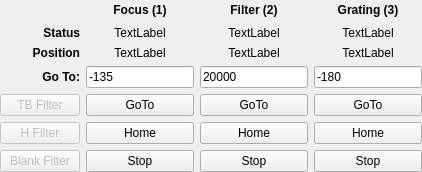
          <widget class="QWidget" name="tab_3">
           <attribute name="title">
            <string>Motor Control</string>
           </attribute>
           <layout class="QGridLayout" name="gridLayout_12">
            <property name="leftMargin">
             <number>0</number>
            </property>
            <property name="topMargin">
             <number>0</number>
            </property>
            <property name="rightMargin">
             <number>0</number>
            </property>
            <property name="bottomMargin">
             <number>0</number>
            </property>
            <item row="0" column="1">
             <layout class="QGridLayout" name="gridLayout_11">
              <item row="2" column="0">
               <widget class="QLabel" name="label_42">
                <property name="sizePolicy">
                 <sizepolicy hsizetype="Expanding" vsizetype="Maximum">
                  <horstretch>0</horstretch>
                  <verstretch>0</verstretch>
                 </sizepolicy>
                </property>
                <property name="maximumSize">
                 <size>
                  <width>16777215</width>
                  <height>25</height>
                 </size>
                </property>
                <property name="font">
                 <font>
                  <weight>75</weight>
                  <bold>true</bold>
                 </font>
                </property>
                <property name="text">
                 <string>Position</string>
                </property>
                <property name="alignment">
                 <set>Qt::AlignRight|Qt::AlignTrailing|Qt::AlignVCenter</set>
                </property>
               </widget>
              </item>
              <item row="4" column="1">
               <widget class="QPushButton" name="FocusGoTo">
                <property name="sizePolicy">
                 <sizepolicy hsizetype="Expanding" vsizetype="Maximum">
                  <horstretch>0</horstretch>
                  <verstretch>0</verstretch>
                 </sizepolicy>
                </property>
                <property name="maximumSize">
                 <size>
                  <width>300</width>
                  <height>25</height>
                 </size>
                </property>
                <property name="text">
                 <string>GoTo</string>
                </property>
               </widget>
              </item>
              <item row="3" column="0">
               <widget class="QLabel" name="label_44">
                <property name="sizePolicy">
                 <sizepolicy hsizetype="Expanding" vsizetype="Maximum">
                  <horstretch>0</horstretch>
                  <verstretch>0</verstretch>
                 </sizepolicy>
                </property>
                <property name="maximumSize">
                 <size>
                  <width>16777215</width>
                  <height>25</height>
                 </size>
                </property>
                <property name="font">
                 <font>
                  <weight>75</weight>
                  <bold>true</bold>
                 </font>
                </property>
                <property name="text">
                 <string>Go To:</string>
                </property>
                <property name="alignment">
                 <set>Qt::AlignRight|Qt::AlignTrailing|Qt::AlignVCenter</set>
                </property>
               </widget>
              </item>
              <item row="0" column="1">
               <widget class="QLabel" name="label_39">
                <property name="sizePolicy">
                 <sizepolicy hsizetype="Expanding" vsizetype="Maximum">
                  <horstretch>0</horstretch>
                  <verstretch>0</verstretch>
                 </sizepolicy>
                </property>
                <property name="minimumSize">
                 <size>
                  <width>0</width>
                  <height>20</height>
                 </size>
                </property>
                <property name="font">
                 <font>
                  <weight>75</weight>
                  <bold>true</bold>
                 </font>
                </property>
                <property name="text">
                 <string>Focus (1)</string>
                </property>
                <property name="alignment">
                 <set>Qt::AlignCenter</set>
                </property>
               </widget>
              </item>
              <item row="0" column="2">
               <widget class="QLabel" name="label_40">
                <property name="sizePolicy">
                 <sizepolicy hsizetype="Expanding" vsizetype="Maximum">
                  <horstretch>0</horstretch>
                  <verstretch>0</verstretch>
                 </sizepolicy>
                </property>
                <property name="minimumSize">
                 <size>
                  <width>0</width>
                  <height>20</height>
                 </size>
                </property>
                <property name="font">
                 <font>
                  <weight>75</weight>
                  <bold>true</bold>
                 </font>
                </property>
                <property name="text">
                 <string>Filter (2)</string>
                </property>
                <property name="alignment">
                 <set>Qt::AlignCenter</set>
                </property>
               </widget>
              </item>
              <item row="1" column="0">
               <widget class="QLabel" name="label_43">
                <property name="sizePolicy">
                 <sizepolicy hsizetype="Expanding" vsizetype="Maximum">
                  <horstretch>0</horstretch>
                  <verstretch>0</verstretch>
                 </sizepolicy>
                </property>
                <property name="maximumSize">
                 <size>
                  <width>16777215</width>
                  <height>25</height>
                 </size>
                </property>
                <property name="font">
                 <font>
                  <weight>75</weight>
                  <bold>true</bold>
                 </font>
                </property>
                <property name="text">
                 <string>Status</string>
                </property>
                <property name="alignment">
                 <set>Qt::AlignRight|Qt::AlignTrailing|Qt::AlignVCenter</set>
                </property>
               </widget>
              </item>
              <item row="0" column="3">
               <widget class="QLabel" name="label_41">
                <property name="sizePolicy">
                 <sizepolicy hsizetype="Expanding" vsizetype="Maximum">
                  <horstretch>0</horstretch>
                  <verstretch>0</verstretch>
                 </sizepolicy>
                </property>
                <property name="minimumSize">
                 <size>
                  <width>0</width>
                  <height>20</height>
                 </size>
                </property>
                <property name="font">
                 <font>
                  <weight>75</weight>
                  <bold>true</bold>
                 </font>
                </property>
                <property name="text">
                 <string>Grating (3)</string>
                </property>
                <property name="alignment">
                 <set>Qt::AlignCenter</set>
                </property>
               </widget>
              </item>
              <item row="5" column="1">
               <widget class="QPushButton" name="FocusHome">
                <property name="sizePolicy">
                 <sizepolicy hsizetype="Expanding" vsizetype="Maximum">
                  <horstretch>0</horstretch>
                  <verstretch>0</verstretch>
                 </sizepolicy>
                </property>
                <property name="maximumSize">
                 <size>
                  <width>300</width>
                  <height>25</height>
                 </size>
                </property>
                <property name="text">
                 <string>Home</string>
                </property>
               </widget>
              </item>
              <item row="4" column="2">
               <widget class="QPushButton" name="FilterGoTo">
                <property name="sizePolicy">
                 <sizepolicy hsizetype="Expanding" vsizetype="Maximum">
                  <horstretch>0</horstretch>
                  <verstretch>0</verstretch>
                 </sizepolicy>
                </property>
                <property name="maximumSize">
                 <size>
                  <width>300</width>
                  <height>25</height>
                 </size>
                </property>
                <property name="text">
                 <string>GoTo</string>
                </property>
               </widget>
              </item>
              <item row="5" column="2">
               <widget class="QPushButton" name="FilterHome">
                <property name="sizePolicy">
                 <sizepolicy hsizetype="Expanding" vsizetype="Maximum">
                  <horstretch>0</horstretch>
                  <verstretch>0</verstretch>
                 </sizepolicy>
                </property>
                <property name="maximumSize">
                 <size>
                  <width>300</width>
                  <height>25</height>
                 </size>
                </property>
                <property name="text">
                 <string>Home</string>
                </property>
               </widget>
              </item>
              <item row="4" column="3">
               <widget class="QPushButton" name="GratingGoTo">
                <property name="sizePolicy">
                 <sizepolicy hsizetype="Expanding" vsizetype="Maximum">
                  <horstretch>0</horstretch>
                  <verstretch>0</verstretch>
                 </sizepolicy>
                </property>
                <property name="maximumSize">
                 <size>
                  <width>300</width>
                  <height>25</height>
                 </size>
                </property>
                <property name="text">
                 <string>GoTo</string>
                </property>
               </widget>
              </item>
              <item row="5" column="3">
               <widget class="QPushButton" name="GratingHome">
                <property name="sizePolicy">
                 <sizepolicy hsizetype="Expanding" vsizetype="Maximum">
                  <horstretch>0</horstretch>
                  <verstretch>0</verstretch>
                 </sizepolicy>
                </property>
                <property name="maximumSize">
                 <size>
                  <width>300</width>
                  <height>25</height>
                 </size>
                </property>
                <property name="text">
                 <string>Home</string>
                </property>
               </widget>
              </item>
              <item row="6" column="1">
               <widget class="QPushButton" name="FocusStop">
                <property name="sizePolicy">
                 <sizepolicy hsizetype="Expanding" vsizetype="Maximum">
                  <horstretch>0</horstretch>
                  <verstretch>0</verstretch>
                 </sizepolicy>
                </property>
                <property name="maximumSize">
                 <size>
                  <width>300</width>
                  <height>25</height>
                 </size>
                </property>
                <property name="text">
                 <string>Stop</string>
                </property>
               </widget>
              </item>
              <item row="6" column="2">
               <widget class="QPushButton" name="FilterStop">
                <property name="sizePolicy">
                 <sizepolicy hsizetype="Expanding" vsizetype="Maximum">
                  <horstretch>0</horstretch>
                  <verstretch>0</verstretch>
                 </sizepolicy>
                </property>
                <property name="maximumSize">
                 <size>
                  <width>300</width>
                  <height>25</height>
                 </size>
                </property>
                <property name="text">
                 <string>Stop</string>
                </property>
               </widget>
              </item>
              <item row="6" column="3">
               <widget class="QPushButton" name="GratingStop">
                <property name="sizePolicy">
                 <sizepolicy hsizetype="Expanding" vsizetype="Maximum">
                  <horstretch>0</horstretch>
                  <verstretch>0</verstretch>
                 </sizepolicy>
                </property>
                <property name="maximumSize">
                 <size>
                  <width>300</width>
                  <height>25</height>
                 </size>
                </property>
                <property name="text">
                 <string>Stop</string>
                </property>
               </widget>
              </item>
              <item row="3" column="1">
               <widget class="QLineEdit" name="FocusStep">
                <property name="sizePolicy">
                 <sizepolicy hsizetype="Expanding" vsizetype="Maximum">
                  <horstretch>0</horstretch>
                  <verstretch>0</verstretch>
                 </sizepolicy>
                </property>
                <property name="maximumSize">
                 <size>
                  <width>16777215</width>
                  <height>25</height>
                 </size>
                </property>
                <property name="text">
                 <string>-135</string>
                </property>
               </widget>
              </item>
              <item row="3" column="2">
               <widget class="QLineEdit" name="FilterStep">
                <property name="sizePolicy">
                 <sizepolicy hsizetype="Expanding" vsizetype="Maximum">
                  <horstretch>0</horstretch>
                  <verstretch>0</verstretch>
                 </sizepolicy>
                </property>
                <property name="maximumSize">
                 <size>
                  <width>16777215</width>
                  <height>25</height>
                 </size>
                </property>
                <property name="text">
                 <string>20000</string>
                </property>
               </widget>
              </item>
              <item row="3" column="3">
               <widget class="QLineEdit" name="GratingStep">
                <property name="sizePolicy">
                 <sizepolicy hsizetype="Expanding" vsizetype="Maximum">
                  <horstretch>0</horstretch>
                  <verstretch>0</verstretch>
                 </sizepolicy>
                </property>
                <property name="maximumSize">
                 <size>
                  <width>16777215</width>
                  <height>25</height>
                 </size>
                </property>
                <property name="text">
                 <string>-180</string>
                </property>
               </widget>
              </item>
              <item row="1" column="1">
               <widget class="QLabel" name="FocusStatus">
                <property name="sizePolicy">
                 <sizepolicy hsizetype="Expanding" vsizetype="Maximum">
                  <horstretch>0</horstretch>
                  <verstretch>0</verstretch>
                 </sizepolicy>
                </property>
                <property name="maximumSize">
                 <size>
                  <width>16777215</width>
                  <height>25</height>
                 </size>
                </property>
                <property name="text">
                 <string>TextLabel</string>
                </property>
                <property name="alignment">
                 <set>Qt::AlignCenter</set>
                </property>
               </widget>
              </item>
              <item row="2" column="1">
               <widget class="QLabel" name="FocusPosition">
                <property name="sizePolicy">
                 <sizepolicy hsizetype="Expanding" vsizetype="Maximum">
                  <horstretch>0</horstretch>
                  <verstretch>0</verstretch>
                 </sizepolicy>
                </property>
                <property name="maximumSize">
                 <size>
                  <width>16777215</width>
                  <height>25</height>
                 </size>
                </property>
                <property name="text">
                 <string>TextLabel</string>
                </property>
                <property name="alignment">
                 <set>Qt::AlignCenter</set>
                </property>
               </widget>
              </item>
              <item row="1" column="2">
               <widget class="QLabel" name="FilterStatus">
                <property name="sizePolicy">
                 <sizepolicy hsizetype="Expanding" vsizetype="Maximum">
                  <horstretch>0</horstretch>
                  <verstretch>0</verstretch>
                 </sizepolicy>
                </property>
                <property name="maximumSize">
                 <size>
                  <width>16777215</width>
                  <height>25</height>
                 </size>
                </property>
                <property name="text">
                 <string>TextLabel</string>
                </property>
                <property name="alignment">
                 <set>Qt::AlignCenter</set>
                </property>
               </widget>
              </item>
              <item row="2" column="2">
               <widget class="QLabel" name="FilterPosition">
                <property name="sizePolicy">
                 <sizepolicy hsizetype="Expanding" vsizetype="Maximum">
                  <horstretch>0</horstretch>
                  <verstretch>0</verstretch>
                 </sizepolicy>
                </property>
                <property name="maximumSize">
                 <size>
                  <width>16777215</width>
                  <height>25</height>
                 </size>
                </property>
                <property name="text">
                 <string>TextLabel</string>
                </property>
                <property name="alignment">
                 <set>Qt::AlignCenter</set>
                </property>
               </widget>
              </item>
              <item row="1" column="3">
               <widget class="QLabel" name="GratingStatus">
                <property name="sizePolicy">
                 <sizepolicy hsizetype="Expanding" vsizetype="Maximum">
                  <horstretch>0</horstretch>
                  <verstretch>0</verstretch>
                 </sizepolicy>
                </property>
                <property name="maximumSize">
                 <size>
                  <width>16777215</width>
                  <height>25</height>
                 </size>
                </property>
                <property name="text">
                 <string>TextLabel</string>
                </property>
                <property name="alignment">
                 <set>Qt::AlignCenter</set>
                </property>
               </widget>
              </item>
              <item row="2" column="3">
               <widget class="QLabel" name="GratingPosition">
                <property name="sizePolicy">
                 <sizepolicy hsizetype="Expanding" vsizetype="Maximum">
                  <horstretch>0</horstretch>
                  <verstretch>0</verstretch>
                 </sizepolicy>
                </property>
                <property name="maximumSize">
                 <size>
                  <width>16777215</width>
                  <height>25</height>
                 </size>
                </property>
                <property name="text">
                 <string>TextLabel</string>
                </property>
                <property name="alignment">
                 <set>Qt::AlignCenter</set>
                </property>
               </widget>
              </item>
              <item row="4" column="0">
               <widget class="QPushButton" name="TBButton">
                <property name="enabled">
                 <bool>false</bool>
                </property>
                <property name="sizePolicy">
                 <sizepolicy hsizetype="Expanding" vsizetype="Maximum">
                  <horstretch>0</horstretch>
                  <verstretch>0</verstretch>
                 </sizepolicy>
                </property>
                <property name="maximumSize">
                 <size>
                  <width>16777215</width>
                  <height>25</height>
                 </size>
                </property>
                <property name="text">
                 <string>TB Filter</string>
                </property>
               </widget>
              </item>
              <item row="5" column="0">
               <widget class="QPushButton" name="HButton">
                <property name="enabled">
                 <bool>false</bool>
                </property>
                <property name="sizePolicy">
                 <sizepolicy hsizetype="Expanding" vsizetype="Maximum">
                  <horstretch>0</horstretch>
                  <verstretch>0</verstretch>
                 </sizepolicy>
                </property>
                <property name="maximumSize">
                 <size>
                  <width>16777215</width>
                  <height>25</height>
                 </size>
                </property>
                <property name="text">
                 <string>H Filter</string>
                </property>
               </widget>
              </item>
              <item row="6" column="0">
               <widget class="QPushButton" name="BlankButton">
                <property name="enabled">
                 <bool>false</bool>
                </property>
                <property name="sizePolicy">
                 <sizepolicy hsizetype="Expanding" vsizetype="Maximum">
                  <horstretch>0</horstretch>
                  <verstretch>0</verstretch>
                 </sizepolicy>
                </property>
                <property name="maximumSize">
                 <size>
                  <width>16777215</width>
                  <height>25</height>
                 </size>
                </property>
                <property name="text">
                 <string>Blank Filter</string>
                </property>
               </widget>
              </item>
              <item row="0" column="0">
               <widget class="QLabel" name="MotorsEnabledLabel">
                <property name="text">
                 <string/>
                </property>
               </widget>
              </item>
             </layout>
            </item>
           </layout>
          </widget>
